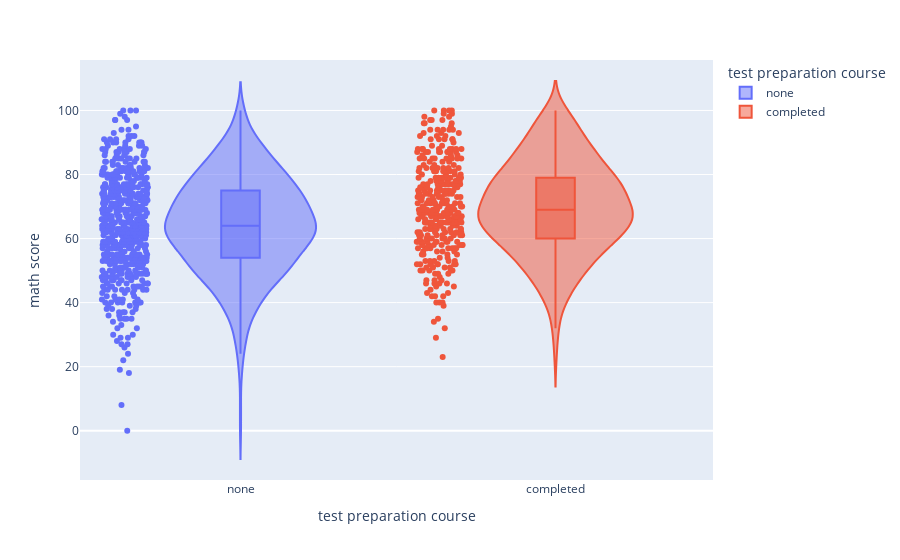

Notebook code for this chart:
### Code cell
import pandas as pd
from scipy import stats
import plotly.express as px
import lightgbm as lgb
import shap
from sklearn.model_selection import train_test_split
from sklearn.metrics import mean_absolute_error, mean_squared_error
import numpy as np

# データ読み込み
df = pd.read_csv('StudentsPerformance.csv')

# --- EDA ---
fig = px.violin(df, y="math score", x="test preparation course",
                color="test preparation course", box=True, points="all")
fig.show()

# t検定
prepared = df[df['test preparation course'] == 'completed']['math score']
not_prepared = df[df['test preparation course'] == 'none']['math score']
t_stat, p_value = stats.ttest_ind(prepared, not_prepared)

print(f"p-value: {p_value}")
if p_value < 0.05:
    print("有意差あり")
else:
    print("有意差なし")

# --- 機械学習 ---
df_ml = pd.get_dummies(df, drop_first=True)
X = df_ml.drop(['math score'], axis=1)
y = df_ml['math score']

X_train, X_test, y_train, y_test = train_test_split(
    X, y, test_size=0.2, random_state=42
)

model = lgb.LGBMRegressor(random_state=42)
model.fit(X_train, y_train)

y_pred = model.predict(X_test)

mae = mean_absolute_error(y_test, y_pred)
rmse = np.sqrt(mean_squared_error(y_test, y_pred))
print(f"MAE: {mae:.2f}, RMSE: {rmse:.2f}")

# 特徴量重要度 & SHAP
print("Feature Importance:")
for feat, imp in zip(X.columns, model.feature_importances_):
    print(f"{feat}: {imp}")

explainer = shap.TreeExplainer(model)
shap_values = explainer.shap_values(X_test)
shap.summary_plot(shap_values, X_test)

### Figure 1 — Plotly figure (JSON) as saved in the notebook; plotly's stock layout.template omitted (floating-point values rounded to 4 significant figures; data arrays with more than 128 entries replaced by an {"elided": "..."} marker saying what was removed)
{"data": [{"alignmentgroup": "True", "box": {"visible": true}, "hovertemplate": "test preparation course=%{x}<br>math score=%{y}<extra></extra>", "legendgroup": "none", "marker": {"color": "#636efa"}, "name": "none", "offsetgroup": "none", "orientation": "v", "points": "all", "scalegroup": "True", "showlegend": true, "type": "violin", "x": {"elided": "642 str values"}, "x0": " ", "xaxis": "x", "y": {"elided": "642 int values"}, "y0": " ", "yaxis": "y"}, {"alignmentgroup": "True", "box": {"visible": true}, "hovertemplate": "test preparation course=%{x}<br>math score=%{y}<extra></extra>", "legendgroup": "completed", "marker": {"color": "#EF553B"}, "name": "completed", "offsetgroup": "completed", "orientation": "v", "points": "all", "scalegroup": "True", "showlegend": true, "type": "violin", "x": {"elided": "358 str values"}, "x0": " ", "xaxis": "x", "y": {"elided": "358 int values"}, "y0": " ", "yaxis": "y"}], "layout": {"autosize": true, "legend": {"title": {"text": "test preparation course"}, "tracegroupgap": 0}, "margin": {"t": 60}, "violinmode": "overlay", "xaxis": {"anchor": "y", "autorange": true, "categoryarray": ["none", "completed"], "categoryorder": "array", "domain": [0, 1], "range": [-0.5051, 1.5], "title": {"text": "test preparation course"}, "type": "category"}, "yaxis": {"anchor": "x", "autorange": true, "domain": [0, 1], "range": [-15.39, 115.8], "title": {"text": "math score"}, "type": "linear"}}}
